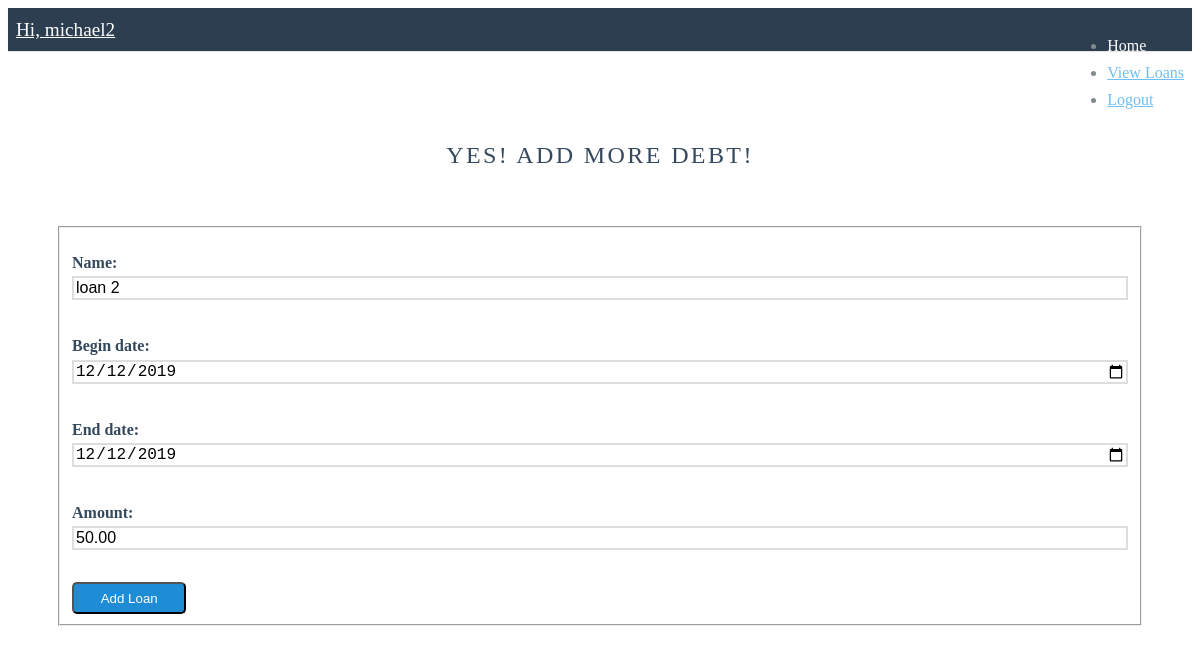
/budget/loanview/2/edit/ (signed in), run on the app's committed database.
### budget/models.py (models this page shows)
class Loan(models.Model):
    name = models.CharField(max_length=50)
    begin_date = models.DateTimeField('begin date')
    end_date = models.DateTimeField('end date')
    amount = models.DecimalField(max_digits=20, decimal_places=2)
    user_id = models.ForeignKey(User, on_delete=models.CASCADE)

### budget/views.py (the view)
# urls.py: path('loanview/<int:pk>/edit/', views.loanedit, name='loanedit'),
def loanedit(request, pk):
    loan = Loan.objects.get(pk=pk)
    if request.method == 'POST':
        form = LoanForm(request.POST, instance=loan)
        if form.is_valid():
            post = form.save(commit=False)
            user = User.objects.get(pk=1)
            post.user_id = user
            post.save()
            return redirect('loanview')
    else:
        form = LoanForm(instance=loan)
    return render(request, 'budget/addloan.html', {'form':form})

### budget/forms.py
class LoanForm(forms.ModelForm):
    class Meta:
        model = Loan
        fields = ('name', 'begin_date', 'end_date', 'amount')
        widgets = {
            'begin_date': DateInput(),
            'end_date': DateInput(),
        }

### budget/templates/budget/addloan.html (shortened to what this page needs)
{% load static %}
<html>
  <head>
    <link rel="stylesheet" href="https://unpkg.com/purecss@1.0.1/build/pure-min.css">
    <link href="{% static 'css/marketing.css' %}" rel="stylesheet" />
  </head>
  <body>
    <div class="header">
      <div class="home-menu pure-menu pure-menu-horizontal pure-menu-fixed">
        <a class="pure-menu-heading" href="">Hi, {{ request.session.name }}</a>
        <ul class="pure-menu-list">
            <li class="pure-menu-item pure-menu-selected"><a href="" class="pure-menu-link">Home</a></li>
            <li class="pure-menu-item"><a href="loanview" class="pure-menu-link">View Loans</a></li>
            <li class="pure-menu-item"><a class="pure-menu-link" href="logout"> Logout <a/></li>
        </ul>
      </div>
    </div>
    <br>
    <div class="content">
            <h2 class="content-head is-center">Yes! Add more debt!</h2>
    <div class="pure-g">
    <div class="l-box-lrg pure-u-1 pure-u-md-2-5">
    <form method="POST" class="pure-form pure-form-stacked">
      <fieldset>
      {{ form.as_p }}
      <button type="submit" class="pure-button" >Add Loan</button>
    </fieldset>
    </form>
    </div>
    </div>
    </div>
  </body>
</html>

### budget/static/css/marketing.css (style rules this page uses)
* { -webkit-box-sizing: border-box; -moz-box-sizing: border-box; box-sizing: border-box; }
body { line-height: 1.7em; color: #7f8c8d; font-size: 13px; }
h1, h2, h3, h4, h5, h6, label { color: #34495e; }
.l-box-lrg { padding: 2em; border-bottom: 1px solid rgba(0,0,0,0.1); }
.is-center { text-align: center; }
.pure-form label { margin: 1em 0 0; font-weight: bold; font-size: 100%; }
.pure-form input[type] { border: 2px solid #ddd; box-shadow: none; font-size: 100%; width: 100%; margin-bottom: 1em; }
.pure-button { background-color: #1f8dd6; color: white; padding: 0.5em 2em; border-radius: 5px; }
.home-menu { padding: 0.5em; text-align: center; box-shadow: 0 1px 1px rgba(0,0,0, 0.10); }
.home-menu { background: #2d3e50; }
.pure-menu.pure-menu-fixed { border-bottom: none; z-index: 4; }
.home-menu .pure-menu-heading { color: white; font-weight: 400; font-size: 120%; }
.home-menu .pure-menu-selected a { color: white; }
.home-menu a { color: #6FBEF3; }
.content { padding: 1em 1em 3em; }
.content-head { font-weight: 400; text-transform: uppercase; letter-spacing: 0.1em; margin: 2em 0 1em; }
@media (min-width: 48em) { body { font-size: 16px; } }
@media (min-width: 48em) { .home-menu { text-align: left; } }
@media (min-width: 48em) { .home-menu ul { float: right; } }
@media (min-width: 48em) { .l-box-lrg { border: none; } }

### data on the page
Loan: name "loan 2", begin_date "12/12/2019", end_date "12/12/2019", amount "50.00"

### other printed values
{{ request.session.name }} "michael2"
